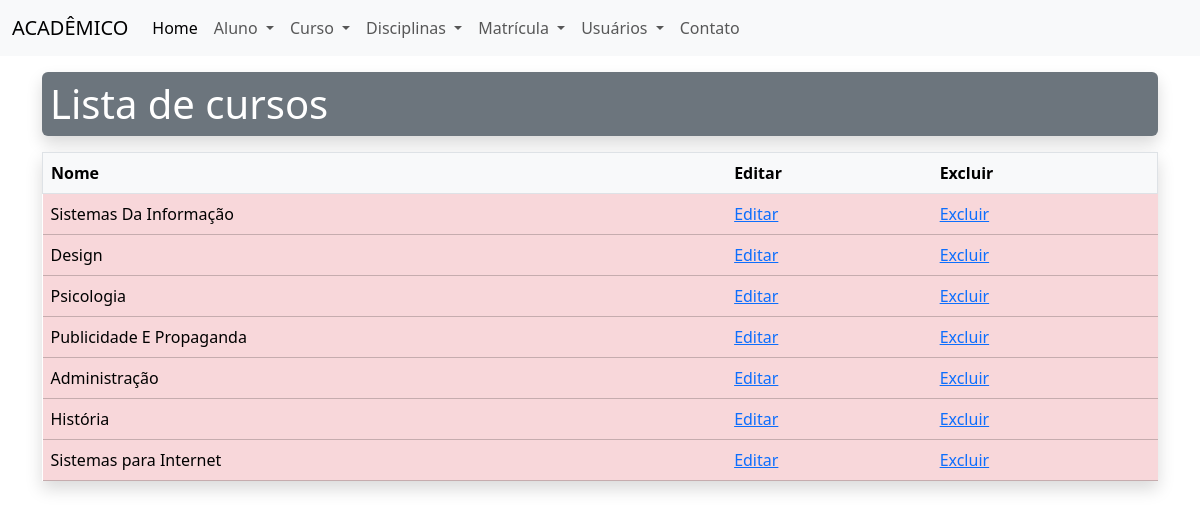
Screenshot of /cursos/ with the database file from the repository.
### academico/models.py (models this page shows, shortened)
class Curso(models.Model):
    nome = models.CharField(max_length=100)

### academico/views.py (the view)
# urls.py: path('cursos/', views.cursos, name='cursos'),
def cursos(request):
    cursos = Curso.objects.all()
    dados = {
        'cursos': cursos,
    }
    return render(request, 'academico/lista_cursos.html', dados)

### academico/templates/academico/lista_cursos.html
{% extends 'academico/base.html' %}
{% block content %}
    <div class="container my-3">
        <h1 class="bg-secondary text-white shadow rounded py-2 px-2">Lista de cursos</h1>
    </div>
    <div class="container my-3">
        <table class="table table-danger table-hover shadow">
            <tr class="table-light border">
                <th>Nome</th>
                <th>Editar</th>
                <th>Excluir</th>
            </tr>
            {% for curso in cursos %}
                <tr>
                    <td>{{ curso.nome }}</td>
                    <td><a href="{% url 'editar_curso' curso.id %}">Editar</a></td>
                    <td><a href="{% url 'excluir_curso' curso.id %}">Excluir</a></td>
                </tr>
            {% endfor %}
        </table>
    </div>
{% endblock %}

### rows the page displays
Curso: nome "Sistemas Da Informação"
Curso: nome "Design"
Curso: nome "Psicologia"
Curso: nome "Publicidade E Propaganda"
Curso: nome "Administração"
Curso: nome "História"
Curso: nome "Sistemas para Internet"
